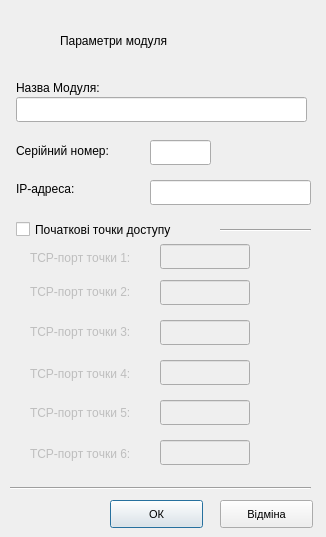
<?xml version="1.0" encoding="UTF-8"?>
<ui version="4.0">
 <class>ModuleParamsDialog</class>
 <widget class="QDialog" name="ModuleParamsDialog">
  <property name="geometry">
   <rect>
    <x>0</x>
    <y>0</y>
    <width>326</width>
    <height>537</height>
   </rect>
  </property>
  <property name="minimumSize">
   <size>
    <width>326</width>
    <height>537</height>
   </size>
  </property>
  <property name="maximumSize">
   <size>
    <width>326</width>
    <height>537</height>
   </size>
  </property>
  <property name="font">
   <font>
    <family>Tahoma</family>
    <pointsize>8</pointsize>
    <stylestrategy>PreferAntialias</stylestrategy>
    <kerning>false</kerning>
   </font>
  </property>
  <property name="windowTitle">
   <string>Модуль</string>
  </property>
  <property name="windowIcon">
   <iconset resource="images.qrc">
    <normaloff>:/img/SIm2/NetDevice.ico</normaloff>:/img/SIm2/NetDevice.ico</iconset>
  </property>
  <widget class="QLabel" name="HeaderImage">
   <property name="geometry">
    <rect>
     <x>10</x>
     <y>20</y>
     <width>40</width>
     <height>40</height>
    </rect>
   </property>
   <property name="text">
    <string/>
   </property>
   <property name="pixmap">
    <pixmap resource="images.qrc">:/img/SIm2/NetDevice.ico</pixmap>
   </property>
   <property name="scaledContents">
    <bool>true</bool>
   </property>
  </widget>
  <widget class="QLabel" name="HeaderLabel">
   <property name="geometry">
    <rect>
     <x>60</x>
     <y>30</y>
     <width>171</width>
     <height>21</height>
    </rect>
   </property>
   <property name="font">
    <font>
     <family>Tahoma</family>
     <pointsize>9</pointsize>
     <stylestrategy>PreferAntialias</stylestrategy>
     <kerning>false</kerning>
    </font>
   </property>
   <property name="text">
    <string>Параметри модуля</string>
   </property>
  </widget>
  <widget class="QLineEdit" name="NameEdit">
   <property name="geometry">
    <rect>
     <x>16</x>
     <y>97</y>
     <width>291</width>
     <height>25</height>
    </rect>
   </property>
   <property name="font">
    <font>
     <family>Tahoma</family>
     <pointsize>9</pointsize>
     <stylestrategy>PreferAntialias</stylestrategy>
     <kerning>false</kerning>
    </font>
   </property>
   <property name="maxLength">
    <number>255</number>
   </property>
  </widget>
  <widget class="QLabel" name="NameEditLabel">
   <property name="geometry">
    <rect>
     <x>16</x>
     <y>80</y>
     <width>111</width>
     <height>16</height>
    </rect>
   </property>
   <property name="font">
    <font>
     <family>Tahoma</family>
     <pointsize>9</pointsize>
     <stylestrategy>PreferAntialias</stylestrategy>
     <kerning>false</kerning>
    </font>
   </property>
   <property name="text">
    <string>Назва Модуля:</string>
   </property>
  </widget>
  <widget class="QLabel" name="SNEditLabel">
   <property name="geometry">
    <rect>
     <x>16</x>
     <y>143</y>
     <width>111</width>
     <height>16</height>
    </rect>
   </property>
   <property name="font">
    <font>
     <family>Tahoma</family>
     <pointsize>9</pointsize>
     <stylestrategy>PreferAntialias</stylestrategy>
     <kerning>false</kerning>
    </font>
   </property>
   <property name="text">
    <string>Серійний номер:</string>
   </property>
  </widget>
  <widget class="QLabel" name="AddressLabel">
   <property name="geometry">
    <rect>
     <x>16</x>
     <y>181</y>
     <width>81</width>
     <height>16</height>
    </rect>
   </property>
   <property name="font">
    <font>
     <family>Tahoma</family>
     <pointsize>9</pointsize>
     <stylestrategy>PreferAntialias</stylestrategy>
     <kerning>false</kerning>
    </font>
   </property>
   <property name="text">
    <string>IP-адреса:</string>
   </property>
  </widget>
  <widget class="QLabel" name="InitialPort1Label">
   <property name="enabled">
    <bool>false</bool>
   </property>
   <property name="geometry">
    <rect>
     <x>30</x>
     <y>250</y>
     <width>131</width>
     <height>16</height>
    </rect>
   </property>
   <property name="font">
    <font>
     <family>Tahoma</family>
     <pointsize>9</pointsize>
     <stylestrategy>PreferAntialias</stylestrategy>
     <kerning>false</kerning>
    </font>
   </property>
   <property name="text">
    <string>TCP-порт точки 1:</string>
   </property>
  </widget>
  <widget class="QLabel" name="InitialPort2Label">
   <property name="enabled">
    <bool>false</bool>
   </property>
   <property name="geometry">
    <rect>
     <x>30</x>
     <y>284</y>
     <width>131</width>
     <height>16</height>
    </rect>
   </property>
   <property name="font">
    <font>
     <family>Tahoma</family>
     <pointsize>9</pointsize>
     <stylestrategy>PreferAntialias</stylestrategy>
     <kerning>false</kerning>
    </font>
   </property>
   <property name="text">
    <string>TCP-порт точки 2:</string>
   </property>
  </widget>
  <widget class="QLabel" name="InitialPort3Label">
   <property name="enabled">
    <bool>false</bool>
   </property>
   <property name="geometry">
    <rect>
     <x>30</x>
     <y>324</y>
     <width>131</width>
     <height>16</height>
    </rect>
   </property>
   <property name="font">
    <font>
     <family>Tahoma</family>
     <pointsize>9</pointsize>
     <stylestrategy>PreferAntialias</stylestrategy>
     <kerning>false</kerning>
    </font>
   </property>
   <property name="text">
    <string>TCP-порт точки 3:</string>
   </property>
  </widget>
  <widget class="QLabel" name="InitialPort4Label">
   <property name="enabled">
    <bool>false</bool>
   </property>
   <property name="geometry">
    <rect>
     <x>30</x>
     <y>366</y>
     <width>131</width>
     <height>16</height>
    </rect>
   </property>
   <property name="font">
    <font>
     <family>Tahoma</family>
     <pointsize>9</pointsize>
     <stylestrategy>PreferAntialias</stylestrategy>
     <kerning>false</kerning>
    </font>
   </property>
   <property name="text">
    <string>TCP-порт точки 4:</string>
   </property>
  </widget>
  <widget class="QLabel" name="InitialPort5Label">
   <property name="enabled">
    <bool>false</bool>
   </property>
   <property name="geometry">
    <rect>
     <x>30</x>
     <y>405</y>
     <width>131</width>
     <height>16</height>
    </rect>
   </property>
   <property name="font">
    <font>
     <family>Tahoma</family>
     <pointsize>9</pointsize>
     <stylestrategy>PreferAntialias</stylestrategy>
     <kerning>false</kerning>
    </font>
   </property>
   <property name="text">
    <string>TCP-порт точки 5:</string>
   </property>
  </widget>
  <widget class="QLabel" name="InitialPort6Label">
   <property name="enabled">
    <bool>false</bool>
   </property>
   <property name="geometry">
    <rect>
     <x>30</x>
     <y>446</y>
     <width>131</width>
     <height>16</height>
    </rect>
   </property>
   <property name="font">
    <font>
     <family>Tahoma</family>
     <pointsize>9</pointsize>
     <stylestrategy>PreferAntialias</stylestrategy>
     <kerning>false</kerning>
    </font>
   </property>
   <property name="text">
    <string>TCP-порт точки 6:</string>
   </property>
  </widget>
  <widget class="QLineEdit" name="InitialPort1Edit">
   <property name="enabled">
    <bool>false</bool>
   </property>
   <property name="geometry">
    <rect>
     <x>160</x>
     <y>244</y>
     <width>90</width>
     <height>25</height>
    </rect>
   </property>
   <property name="font">
    <font>
     <family>Tahoma</family>
     <pointsize>9</pointsize>
     <stylestrategy>PreferAntialias</stylestrategy>
     <kerning>false</kerning>
    </font>
   </property>
  </widget>
  <widget class="QLineEdit" name="InitialPort2Edit">
   <property name="enabled">
    <bool>false</bool>
   </property>
   <property name="geometry">
    <rect>
     <x>160</x>
     <y>280</y>
     <width>90</width>
     <height>25</height>
    </rect>
   </property>
   <property name="font">
    <font>
     <family>Tahoma</family>
     <pointsize>9</pointsize>
     <stylestrategy>PreferAntialias</stylestrategy>
     <kerning>false</kerning>
    </font>
   </property>
  </widget>
  <widget class="QLineEdit" name="InitialPort3Edit">
   <property name="enabled">
    <bool>false</bool>
   </property>
   <property name="geometry">
    <rect>
     <x>160</x>
     <y>320</y>
     <width>90</width>
     <height>25</height>
    </rect>
   </property>
   <property name="font">
    <font>
     <family>Tahoma</family>
     <pointsize>9</pointsize>
     <stylestrategy>PreferAntialias</stylestrategy>
     <kerning>false</kerning>
    </font>
   </property>
  </widget>
  <widget class="QLineEdit" name="InitialPort4Edit">
   <property name="enabled">
    <bool>false</bool>
   </property>
   <property name="geometry">
    <rect>
     <x>160</x>
     <y>360</y>
     <width>90</width>
     <height>25</height>
    </rect>
   </property>
   <property name="font">
    <font>
     <family>Tahoma</family>
     <pointsize>9</pointsize>
     <stylestrategy>PreferAntialias</stylestrategy>
     <kerning>false</kerning>
    </font>
   </property>
  </widget>
  <widget class="QLineEdit" name="InitialPort5Edit">
   <property name="enabled">
    <bool>false</bool>
   </property>
   <property name="geometry">
    <rect>
     <x>160</x>
     <y>400</y>
     <width>90</width>
     <height>25</height>
    </rect>
   </property>
   <property name="font">
    <font>
     <family>Tahoma</family>
     <pointsize>9</pointsize>
     <stylestrategy>PreferAntialias</stylestrategy>
     <kerning>false</kerning>
    </font>
   </property>
  </widget>
  <widget class="QLineEdit" name="InitialPort6Edit">
   <property name="enabled">
    <bool>false</bool>
   </property>
   <property name="geometry">
    <rect>
     <x>160</x>
     <y>440</y>
     <width>90</width>
     <height>25</height>
    </rect>
   </property>
   <property name="font">
    <font>
     <family>Tahoma</family>
     <pointsize>9</pointsize>
     <stylestrategy>PreferAntialias</stylestrategy>
     <kerning>false</kerning>
    </font>
   </property>
  </widget>
  <widget class="QPushButton" name="OKButton">
   <property name="geometry">
    <rect>
     <x>110</x>
     <y>500</y>
     <width>93</width>
     <height>28</height>
    </rect>
   </property>
   <property name="text">
    <string>ОК</string>
   </property>
  </widget>
  <widget class="QPushButton" name="CancelButton">
   <property name="geometry">
    <rect>
     <x>220</x>
     <y>500</y>
     <width>93</width>
     <height>28</height>
    </rect>
   </property>
   <property name="text">
    <string>Відміна</string>
   </property>
  </widget>
  <widget class="QLineEdit" name="SNEdit">
   <property name="geometry">
    <rect>
     <x>150</x>
     <y>140</y>
     <width>61</width>
     <height>25</height>
    </rect>
   </property>
   <property name="font">
    <font>
     <family>Tahoma</family>
     <pointsize>9</pointsize>
     <stylestrategy>PreferAntialias</stylestrategy>
     <kerning>false</kerning>
    </font>
   </property>
   <property name="maxLength">
    <number>3</number>
   </property>
  </widget>
  <widget class="QLineEdit" name="AddressEdit">
   <property name="geometry">
    <rect>
     <x>150</x>
     <y>180</y>
     <width>161</width>
     <height>25</height>
    </rect>
   </property>
   <property name="font">
    <font>
     <family>Tahoma</family>
     <pointsize>9</pointsize>
     <stylestrategy>PreferAntialias</stylestrategy>
     <kerning>false</kerning>
    </font>
   </property>
   <property name="maxLength">
    <number>255</number>
   </property>
  </widget>
  <widget class="QCheckBox" name="InitialPortsCheckBox">
   <property name="geometry">
    <rect>
     <x>16</x>
     <y>221</y>
     <width>201</width>
     <height>17</height>
    </rect>
   </property>
   <property name="font">
    <font>
     <family>Tahoma</family>
     <pointsize>9</pointsize>
     <stylestrategy>PreferAntialias</stylestrategy>
     <kerning>false</kerning>
    </font>
   </property>
   <property name="text">
    <string>Початкові точки доступу</string>
   </property>
  </widget>
  <widget class="Line" name="SplitLine">
   <property name="geometry">
    <rect>
     <x>220</x>
     <y>220</y>
     <width>91</width>
     <height>20</height>
    </rect>
   </property>
   <property name="orientation">
    <enum>Qt::Horizontal</enum>
   </property>
  </widget>
  <widget class="Line" name="line">
   <property name="geometry">
    <rect>
     <x>10</x>
     <y>480</y>
     <width>301</width>
     <height>16</height>
    </rect>
   </property>
   <property name="orientation">
    <enum>Qt::Horizontal</enum>
   </property>
  </widget>
 </widget>
 <resources>
  <include location="images.qrc"/>
 </resources>
 <connections/>
</ui>
